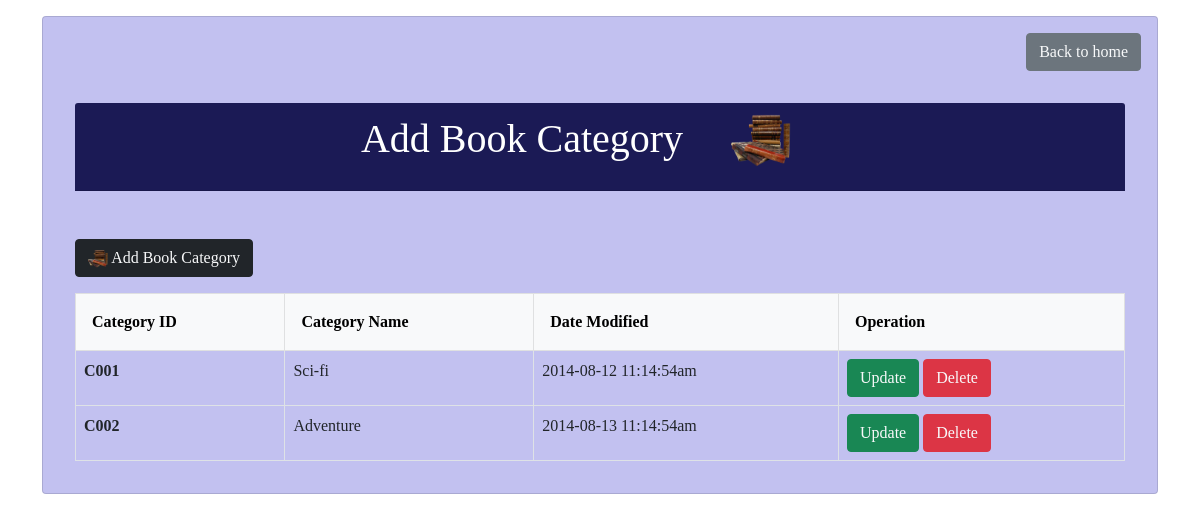
Screenshot of /bookCategoryRegistration/index.php with the database file from the repository.
### tables this page shows
CREATE TABLE `bookcategory` (
  `category_id` varchar(5) NOT NULL,
  `category_Name` varchar(100) NOT NULL,
  `date_modified` varchar(100) NOT NULL
);

### bookCategoryRegistration/index.php (the view, shortened to what this page needs)
<?php
    include 'connect.php';
?>
<!DOCTYPE html>
<html lang="en">
<head>
    <link rel="stylesheet" href="style.css">
    <link href="https://cdn.jsdelivr.net/npm/bootstrap@5.0.2/dist/css/bootstrap.min.css" rel="stylesheet">
</head>
<body style="font-family:poppins">
<div class="container">
        <div class="card my-3 px-3" style="background:#9f9ee7a2;">
                <div  class="d-grid gap-2 d-md-flex justify-content-md-end">
                    <button class="btn btn-secondary my-3"><a href="../loginAndUser/homeInterface.php" class="text-light btn_text">Back to home</a></button>
                </div>
            <div class="card-body">
                <div class="card-header" style="background:#1B1A55 ; color:white;" >
                    <h1 class="text-center">Add Book Category<img class="mx-5" src="../img/category.png" alt="addcategory" width="60px" height=""></h1>
                </div>
                <button class="btn btn-dark mt-5 "><a href="addcategory.php" class="text-light btn_text"><a href="addcategory.php" class="text-light btn_text"><img src="../img/category.png" alt="addbook"  width="20px"> Add Book Category</a></button>
                <table class="table table-bordered">
                    <thead class="table-light">
                        <tr>
                            <th class="p-3" scope="col">Category ID</th>
                            <th class="p-3"scope="col">Category Name</th>
                            <th class="p-3"scope="col">Date Modified </th>
                            <th class="p-3"scope="col">Operation </th>
                        </tr>
                    </thead>
                    <tbody>
                    <?php
                            $sql = "SELECT * from bookcategory ";
                            $result=mysqli_query($con,$sql);
                            if($result){
                                while($row =mysqli_fetch_assoc($result)){
                                    $category_id=$row['category_id'];
                                    $category_Name=$row['category_Name'];
                                    $date_modified=$row['date_modified'];
                                    echo '<tr>
                                    <th scope="row">'.$category_id.'</th>
                                    <td>'.$category_Name.'</td>
                                    <td>'.$date_modified.'</td>
                                    <td>
                                        <button class="btn btn-success" onclick="updatedata()"><a href="update.php? updateid='.$category_id.'"class="text-light btn_text">Update</a></button>
                                        <button class="btn btn-danger" onclick="deletedata()"><a href="delete.php? deleteid='.$category_id.'"class="text-light btn_text">Delete</a></button>
                                    </td>
                                    </tr>';
                                }
                            }
                            ?>
                    </tbody>
                </table>
            </div>
        </div>
    </div>
</body>
</html>

### bookCategoryRegistration/style.css (style rules this page uses)
h1,h2,th,label { font-family: poppins; }
.btn_text { text-decoration: none; font-weight: 500; }

### rows the page displays
bookcategory: category_id "C001", category_Name "Sci-fi", date_modified "2014-08-12 11:14:54am"
bookcategory: category_id "C002", category_Name "Adventure", date_modified "2014-08-13 11:14:54am"
